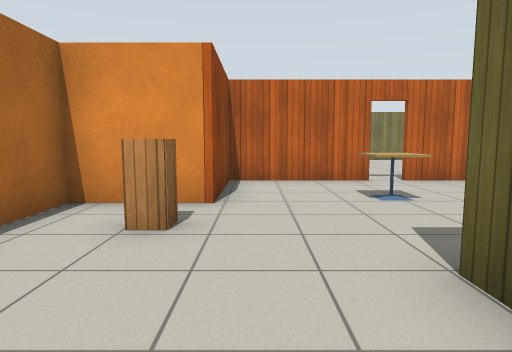
View 1 (above)

24 first-person views from a walk through a world built for the Gazebo simulator. The camera is 1 m above the floor, tilts 6° down and sees 75° across. The floor is counted in squares, 1 m on a side. Each view is taken from the middle of a square. On the plan, view 1 faces up. The plan holds only what a view shows up to about 13 squares ahead; the rest is blank. The robots in the file are not drawn. Gazebo's built-in surfaces are drawn with simple patterns.

View 2
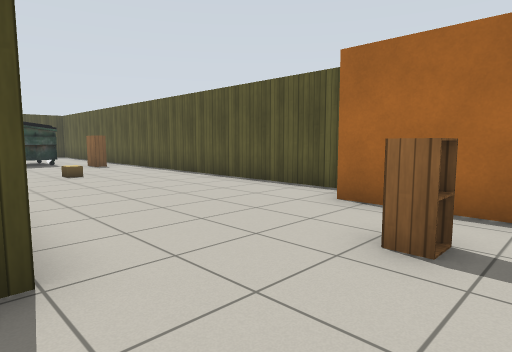

View 3
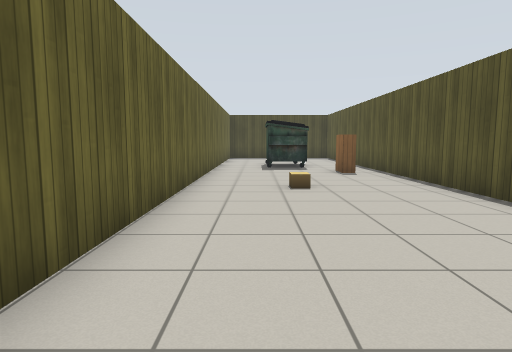

View 4
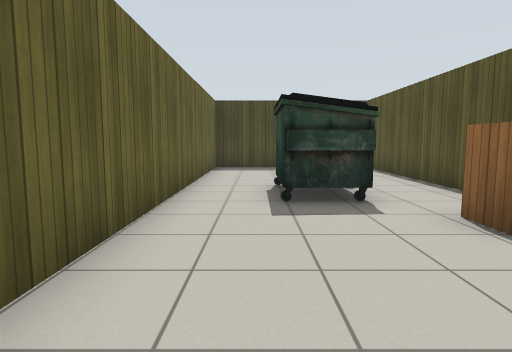

View 5
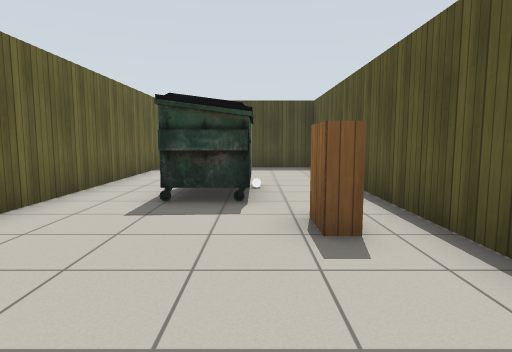

View 6
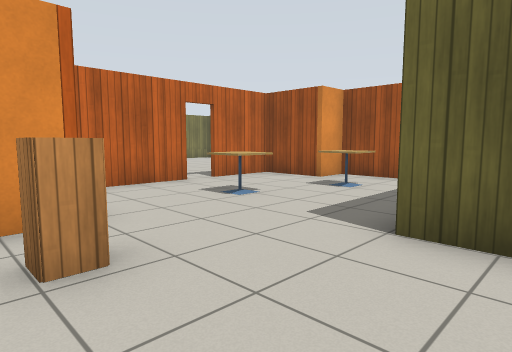

View 7
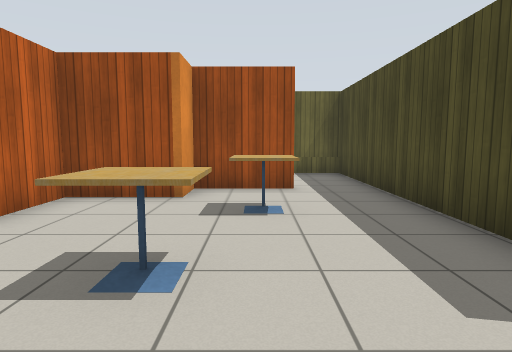

View 8
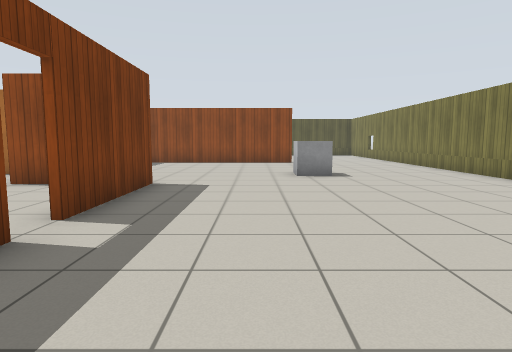

View 9
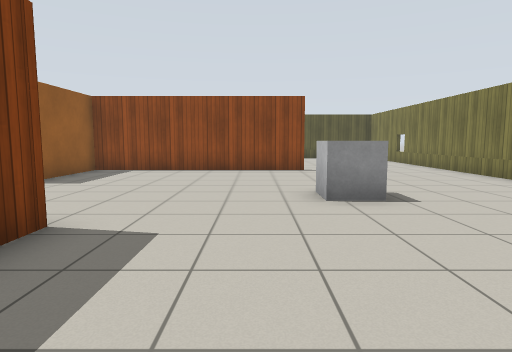

View 10
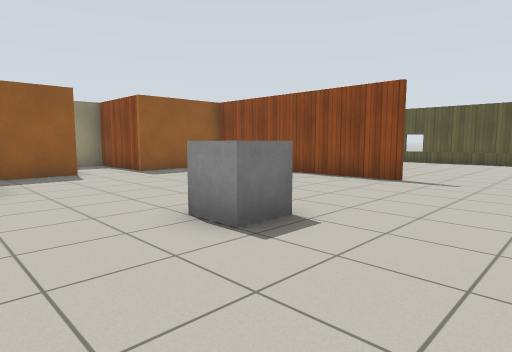

View 11
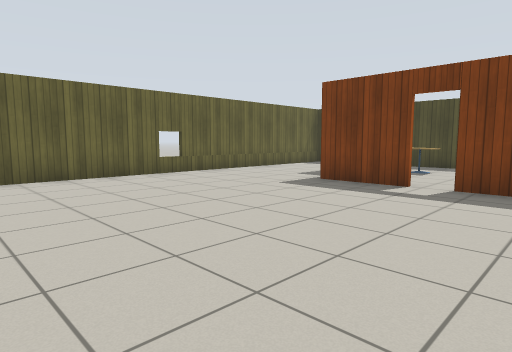

View 12
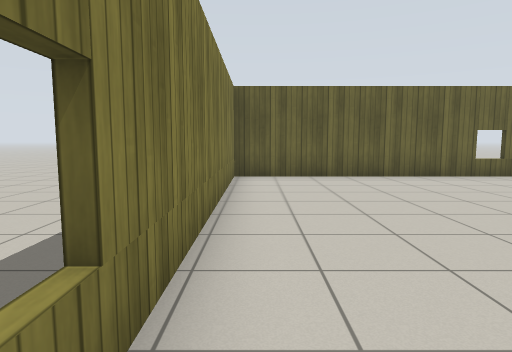

View 13
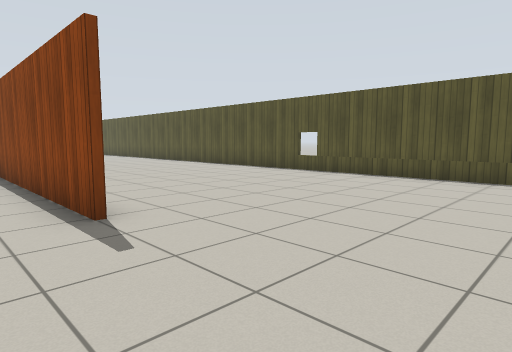

View 14
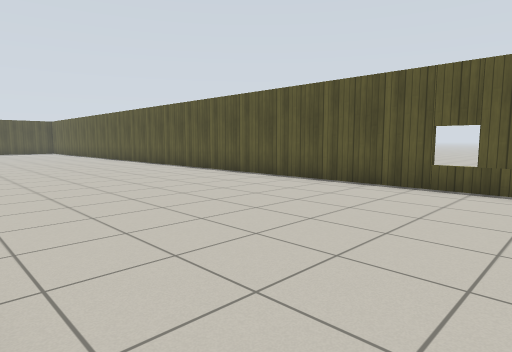

View 15
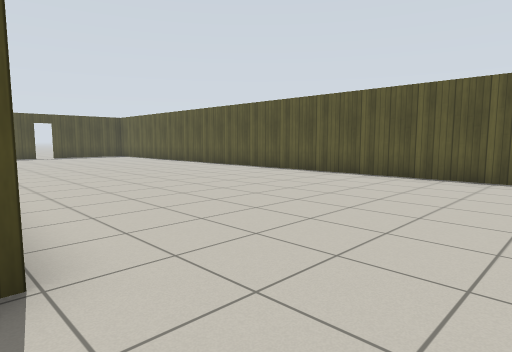

View 16
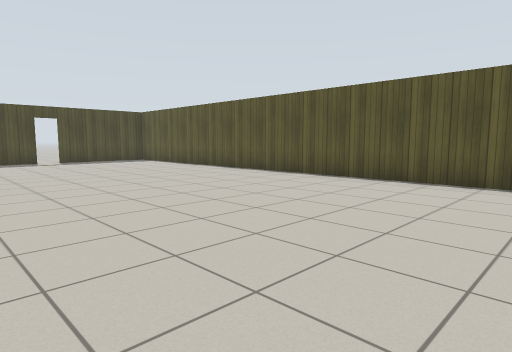

View 17
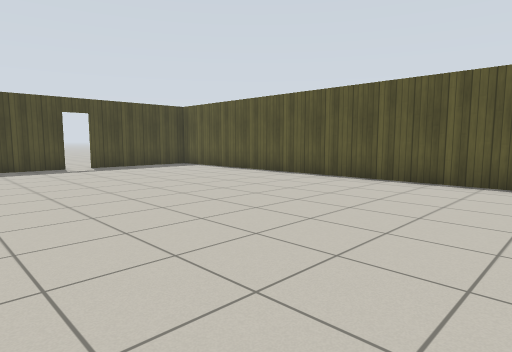

View 18
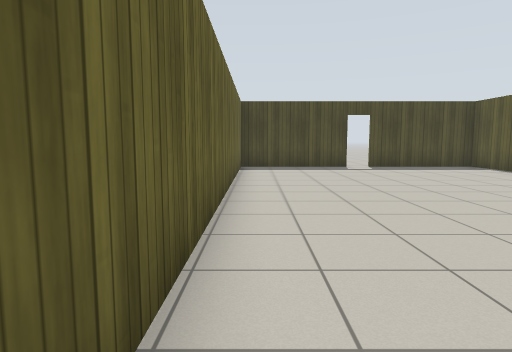

View 19
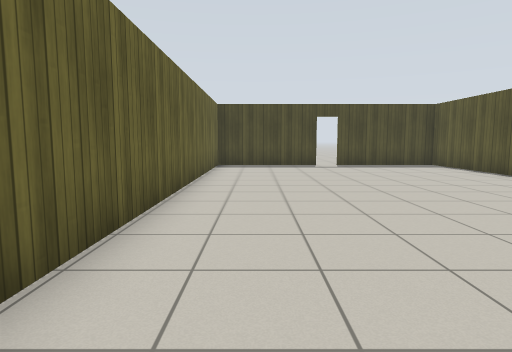

View 20
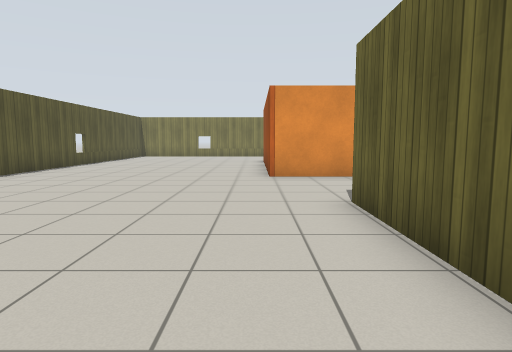

View 21
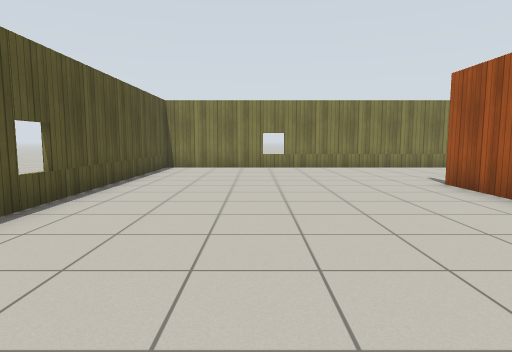

View 22
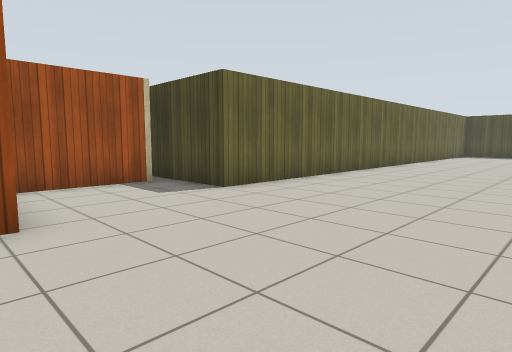

View 23
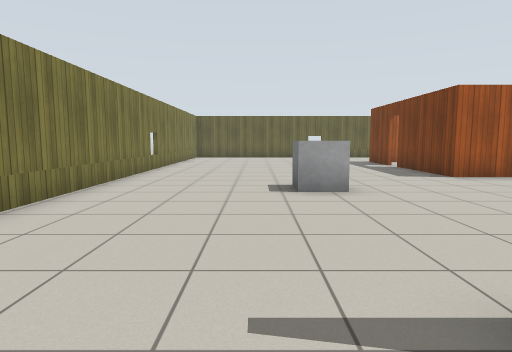

View 24
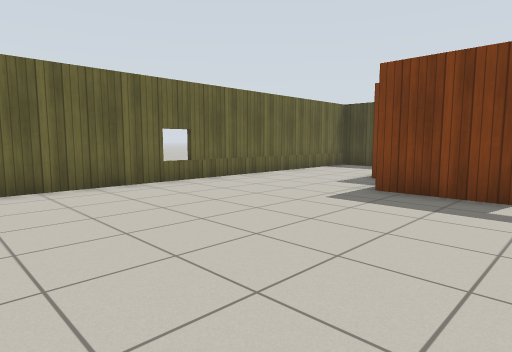

### Floor plan
Points are (right, up) in squares from view 1. A wall is a line through its corners. A room is listed if a view was taken in it or the views show most of it. See-through windows are left out.
Room 1 (views 1, 2, 3, 4, 5, 6, 7)
walls: (-4.2, 1.4) (-4.2, -17.7) (-1.8, -17.7); (3.2, 2.4) (5.4, 2.4); (5.9, 6.3) (5.9, 8.4) (3.8, 8.4); (2.9, 8.4) (-0.7, 8.4) (-0.7, 5.3) (-3, 5.3) (-3, 1.9); (-0.8, -17.7) (1.5, -17.7) (1.5, 2.5)
ways out: opening at (4.8, 4.5) to room 2; open door at (3.5, 8.5) to room 2; open door at (-1.5, -18)
objects: bookshelf (-3, -9); other object (-2, -12); dumpster (-2, -12) to (-1, -10); cardboard box (-1, -5); cabinet (-1, 4); cafe table (2, 6) to (3, 6)
Room 2 (views 8, 9, 10, 11, 12, 13, 14, 15, 16, 17, 18, 19, 20, 21, 22, 23, 24)
walls: (-6.2, 5.3) (-8.6, 5.3) (-8.6, 8.5); (-5.3, 1.9) (-5.3, 4.9); (-4.7, 2.1) (-4.1, 2.1); (-3.3, 5.5) (-1.3, 5.5); (-0.8, 6.9) (-0.8, 8.6) (2.9, 8.6); (-8.6, 10.6) (-8.6, 12.8); (-8.5, 12.8) (-8.5, 5.5) (-5.1, 5.5) (-5.1, 2.5); (3.8, 8.6) (6.1, 8.6); (5.4, 2.4) (10.4, 2.4) (10.4, 17.6) (-16.4, 17.6) (-16.4, -17.9) (-12.4, -17.9); (7, 4.1) (7, 6.3) (5.9, 6.3); (-7.4, -17.4) (-7.4, 1.4) (-4.2, 1.4); (-11.6, -17.9) (-7.4, -17.9)
ways out: opening at (4.8, 4.5) to room 1; open door at (3.5, 8.5) to room 1; open door at (-12, -18)
objects: other object (-3, 12) to (-3, 13); cafe table (5, 5)

Positions as (right, up) in squares from view 1, and headings:
1: (0, 0), facing up
2: (2, 5), facing down-left
3: (0, 2), facing down
4: (0, -5), facing down
5: (-2, -5), facing down
6: (-2, 1), facing up-right
7: (0, 5), facing right
8: (7, 11), facing left
9: (3, 11), facing left
10: (0, 16), facing down-left
11: (1, 16), facing down-right
12: (1, 17), facing right
13: (-7, 17), facing down-left
14: (-9, 12), facing down-left
15: (-7, 4), facing down-left
16: (-8, -1), facing down-left
17: (-8, -5), facing down-left
18: (-8, -5), facing down
19: (-9, -4), facing down
20: (-9, -4), facing up
21: (-13, 5), facing up
22: (-13, 6), facing down-right
23: (-10, 14), facing right
24: (3, 15), facing down-right
